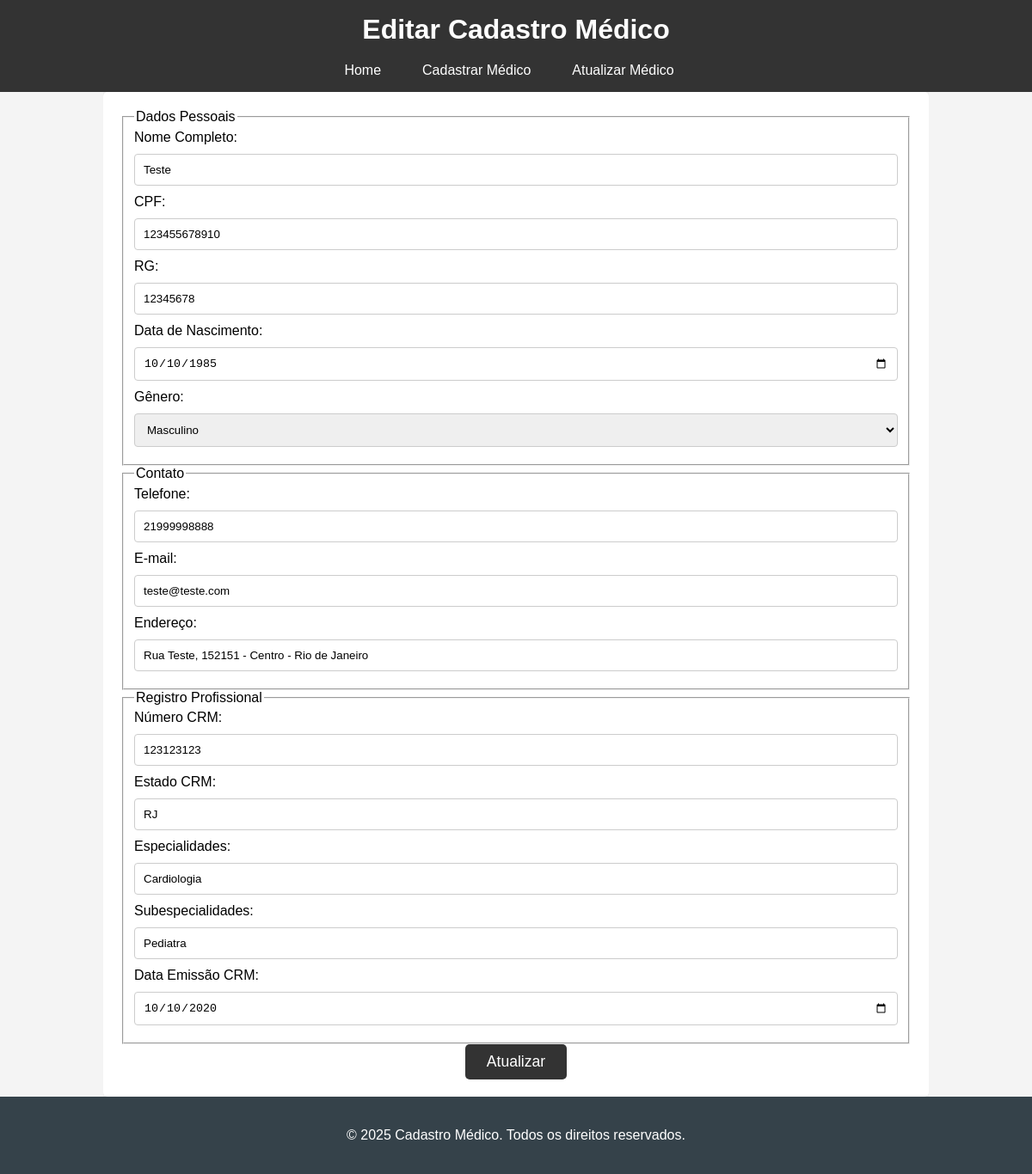
/update_form.php?id=4, run on the app's committed database.
### tables this page shows
CREATE TABLE `medicos` (
  `id` int(11) NOT NULL,
  `nome` varchar(255) NOT NULL,
  `cpf` varchar(14) NOT NULL,
  `rg` varchar(20) NOT NULL,
  `data_nascimento` date NOT NULL,
  `genero` enum('Masculino','Feminino','Outro') NOT NULL,
  `telefone` varchar(20) DEFAULT NULL,
  `email` varchar(100) DEFAULT NULL,
  `endereco` varchar(255) DEFAULT NULL,
  `numero_crm` varchar(20) NOT NULL,
  `estado_crm` varchar(2) NOT NULL,
  `especialidades` text DEFAULT NULL,
  `subespecialidades` text DEFAULT NULL,
  `data_emissao_crm` date NOT NULL
);

### public/update_form.php (the view, shortened to what this page needs)
<?php
$id = $_GET['id'];
$conn = connect();
$sql = "SELECT * FROM medicos WHERE id = ?";
$stmt = $conn->prepare($sql);
$stmt->execute([$id]);
$record = $stmt->fetch(PDO::FETCH_ASSOC);
?>
<!DOCTYPE html>
<html lang="pt-BR">
<head>
    <link rel="stylesheet" href="../public/style.css">
</head>
<body>
    <header>
        <h1>Editar Cadastro Médico</h1>
        <nav>
            <ul>
                <li><a href="index.php">Home</a></li>
                <li><a href="cadastro.php">Cadastrar Médico</a></li>
                <li><a href="read.php">Atualizar Médico</a></li>
            </ul>
        </nav>
    </header>
    <div class="container">
        <form id="updateForm" action="../src/update.php" method="POST">
            <fieldset>
                <legend>Dados Pessoais</legend>
                <label for="nome">Nome Completo:</label>
                <input type="text" id="nome" name="nome" value="<?php echo htmlspecialchars($record['nome']); ?>" required>
                <label for="cpf">CPF:</label>
                <input type="text" id="cpf" name="cpf" value="<?php echo htmlspecialchars($record['cpf']); ?>" required>
                <label for="rg">RG:</label>
                <input type="text" id="rg" name="rg" value="<?php echo htmlspecialchars($record['rg']); ?>" required>
                <label for="data_nascimento">Data de Nascimento:</label>
                <input type="date" id="data_nascimento" name="data_nascimento" value="<?php echo htmlspecialchars($record['data_nascimento']); ?>" required>
                <label for="genero">Gênero:</label>
                <select id="genero" name="genero" required>
                    <option value="masculino" <?php if($record['genero']=='masculino') echo 'selected'; ?>>Masculino</option>
                </select>
            </fieldset>
            <fieldset>
                <legend>Contato</legend>
                <label for="telefone">Telefone:</label>
                <input type="tel" id="telefone" name="telefone" value="<?php echo htmlspecialchars($record['telefone']); ?>" required>
                <label for="email">E-mail:</label>
                <input type="email" id="email" name="email" value="<?php echo htmlspecialchars($record['email']); ?>" required>
                <label for="endereco">Endereço:</label>
                <input type="text" id="endereco" name="endereco" value="<?php echo htmlspecialchars($record['endereco']); ?>" required>
            </fieldset>
            <fieldset>
                <legend>Registro Profissional</legend>
                <label for="numero_crm">Número CRM:</label>
                <input type="text" id="numero_crm" name="numero_crm" value="<?php echo htmlspecialchars($record['numero_crm']); ?>" required>
                <label for="estado_crm">Estado CRM:</label>
                <input type="text" id="estado_crm" name="estado_crm" value="<?php echo htmlspecialchars($record['estado_crm']); ?>" required>
                <label for="especialidades">Especialidades:</label>
                <input type="text" id="especialidades" name="especialidades" value="<?php echo htmlspecialchars($record['especialidades']); ?>" required>
                <label for="subespecialidades">Subespecialidades:</label>
                <input type="text" id="subespecialidades" name="subespecialidades" value="<?php echo htmlspecialchars($record['subespecialidades']); ?>">
                <label for="data_emissao_crm">Data Emissão CRM:</label>
                <input type="date" id="data_emissao_crm" name="data_emissao_crm" value="<?php echo htmlspecialchars($record['data_emissao_crm']); ?>" required>
            </fieldset>
            <button type="submit">Atualizar</button>
        </form>
    </div>
    <footer>
        <p>&copy; 2025 Cadastro Médico. Todos os direitos reservados.</p>
    </footer>
</body>
</html>

### public/style.css (style rules this page uses)
* { box-sizing: border-box; }
body { font-family: Arial, sans-serif; margin: 0; padding: 0; background-color: #f4f4f4; }
header { background-color: #333; color: #fff; padding: 1rem; }
header nav ul { list-style: none; padding: 0; margin: 0; display: flex; justify-content: center; }
header nav ul li { margin-right: 1rem; }
header nav ul li a { color: #fff; text-decoration: none; padding: 0.5rem 1rem; border-radius: 4px; transition: background-color 0.3s ease; }
h1 { margin: 0; text-align: center; }
header h1 { margin-bottom: 20px; }
.container { width: 80%; margin: auto; overflow: hidden; }
form { background: #ffffff; padding: 20px; border-radius: 5px; box-shadow: 0 0 10px rgba(0, 0, 0, 0.1); }
form input[type="text"], form input[type="email"], form input[type="date"], form input[type="tel"], form select { width: 100%; padding: 10px; margin: 10px 0; border: 1px solid #ccc; border-radius: 4px; }
form button[type="submit"] { display: block; background: #333; color: #ffffff; border: none; font-size: 1.1rem; padding: 10px 25px; cursor: pointer; border-radius: 5px; transition: background-color 0.3s ease; margin-top: 10px; margin: auto; }
footer { text-align: center; padding: 20px; background: #35424a; color: #ffffff; position: relative; bottom: 0; width: 100%; }

### data on the page
medicos: nome "Teste", cpf "123455678910", rg "12345678", data_nascimento "10/10/1985", telefone "21999998888", email "teste@teste.com", endereco "Rua Teste, 152151 - Centro - Rio de Janeiro", numero_crm "123123123", estado_crm "RJ", especialidades "Cardiologia", subespecialidades "Pediatra", data_emissao_crm "10/10/2020"
